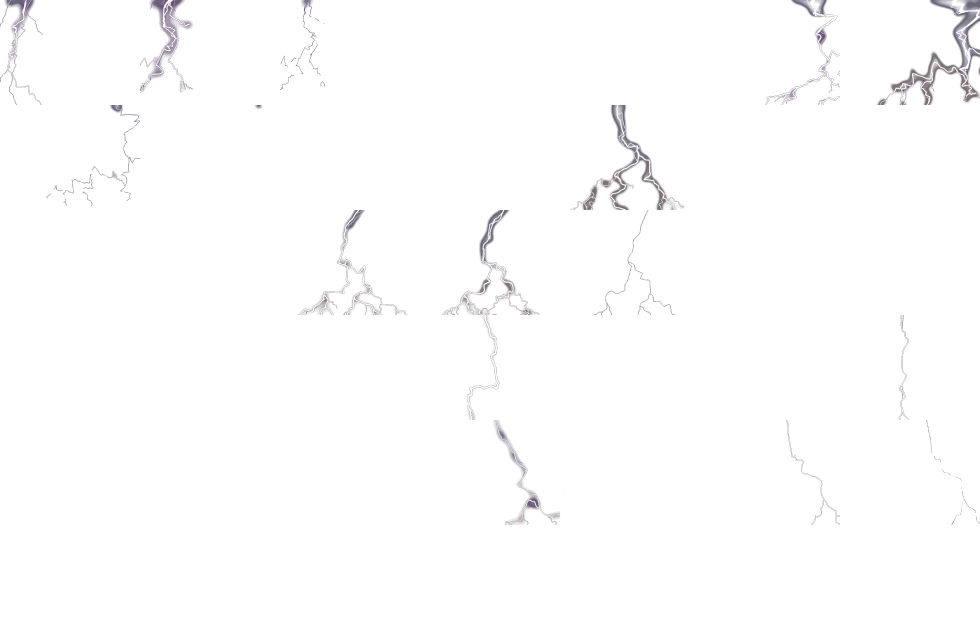
#> input picture 04_ARENA/demo_jogavel/a/vfx/bolt.webp, 2940 x 1890 px, given in place of f_001.png, which was not available (shown at 1/3 size)
$ python rekey_fogo_esfera_impacto.py
#> lines starting #> are read from the running program, lines starting #| are printed output that depends on the picture; pictures that were not available may be replaced by others from this repository, and a replacement may not be noted
import numpy as np, json
from PIL import Image
from scipy import ndimage as ndi
N=222
def load(i):return np.array(Image.open(f'fr/f_{i+1:03d}.png').convert('RGB'))
#> called with i = 0
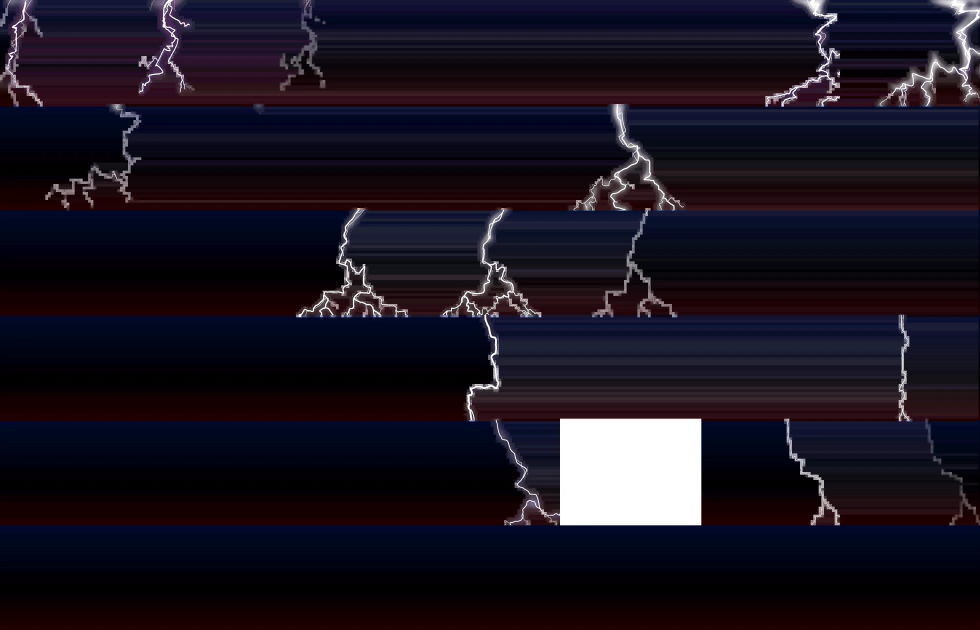
#> returned value: shape (1890, 2940, 3) (shown at 1/3 size); mean of channels 0, 1, 2 25.3, 19.7, 31.8; drawn as R, G, B
stack=np.stack([load(i) for i in range(0,N,2)])
#> call 2 of load, with i = 2
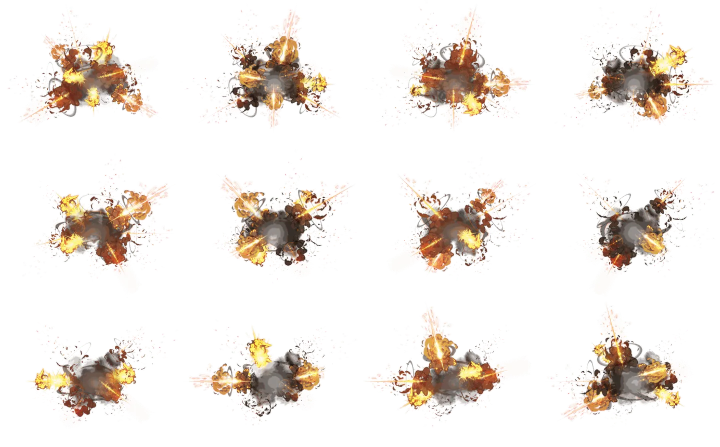
#> input picture 04_ARENA/demo_jogavel/a/vfx/boomc.webp, 1440 x 894 px, given in place of f_003.png, which was not available (shown at 1/2 size)
#> in load (call 2), `def load(i):return np.array(Image.open(f'fr/f_{i+1:03d}.png').convert(..`:
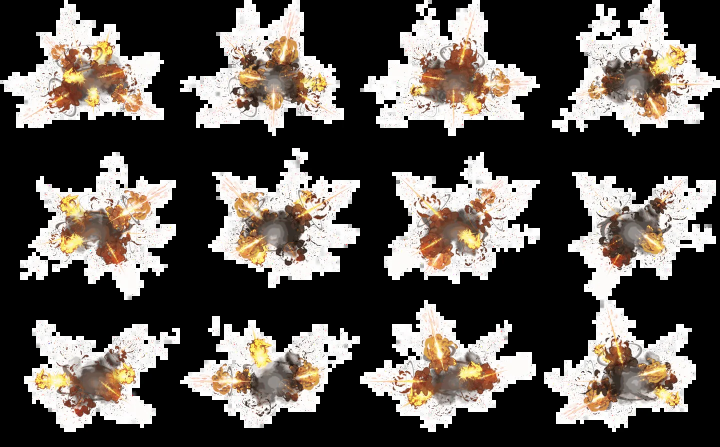
#> returned value: shape (894, 1440, 3) (shown at 1/2 size); mean of channels 0, 1, 2 93.4, 87.7, 82.4; drawn as R, G, B
#> (the run stopped early here; a loop or call above may not have finished)
